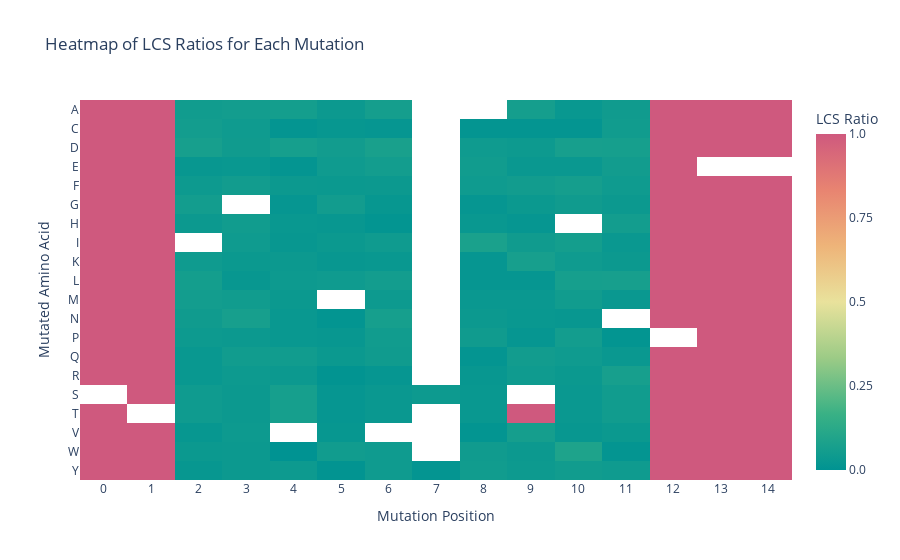

The code cell stored with this chart in its notebook:
### Code cell
import os
import pandas as pd
import re
import plotly.express as px
import numpy as np

lcs_data = []

for file, normalized_score in normalized_lcs.items():
    
    match = re.match(r"mutation_Pos(\d+)_\w+_to_(\w+)\.csv", file)

    if match:
        position = int(match.group(1)) 
        mutated_aa = match.group(2)  

        lcs_data.append([position, mutated_aa, normalized_score])


df_lcs = pd.DataFrame(lcs_data, columns=['Position', 'Mutation', 'LCS_Ratio'])


heatmap_matrix = df_lcs.pivot_table(index='Mutation', columns='Position', values='LCS_Ratio')


fig = px.imshow(
    heatmap_matrix,
    labels={'x': 'Mutation Position', 'y': 'Mutated Amino Acid', 'color': 'LCS Ratio'},
    color_continuous_scale='Temps',
    title="Heatmap of LCS Ratios for Each Mutation",
)

# Format axes
fig.update_layout(
    xaxis=dict(
        tickmode='linear',
        dtick=1  # Show every position
    ),
    yaxis=dict(
        tickmode='linear',
        dtick=1  # Show every position
    ),
    coloraxis_colorbar=dict(
        tickvals=[0, 0.25, 0.5, 0.75, 1],  # Set scale from 0 to 1
        ticktext=["0.0", "0.25", "0.5", "0.75", "1.0"]
    ),
    plot_bgcolor='white'  
)
fig.show()

### Figure 1 — Plotly figure (JSON) as saved in the notebook; plotly's stock layout.template omitted (floating-point values rounded to 4 significant figures; data arrays with more than 128 entries replaced by an {"elided": "..."} marker saying what was removed)
{"data": [{"coloraxis": "coloraxis", "hovertemplate": "Mutation Position: %{x}<br>Mutated Amino Acid: %{y}<br>LCS Ratio: %{z}<extra></extra>", "name": "0", "type": "heatmap", "x": [0, 1, 2, 3, 4, 5, 6, 7, 8, 9, 10, 11, 12, 13, 14], "xaxis": "x", "y": ["A", "C", "D", "E", "F", "G", "H", "I", "K", "L", "M", "N", "P", "Q", "R", "S", "T", "V", "W", "Y"], "yaxis": "y", "z": {"elided": "20x15 float values"}}], "layout": {"coloraxis": {"colorbar": {"ticktext": ["0.0", "0.25", "0.5", "0.75", "1.0"], "tickvals": [0, 0.25, 0.5, 0.75, 1], "title": {"text": "LCS Ratio"}}, "colorscale": [[0, "rgb(0, 147, 146)"], [0.1667, "rgb(57, 177, 133)"], [0.3333, "rgb(156, 203, 134)"], [0.5, "rgb(233, 226, 156)"], [0.6667, "rgb(238, 180, 121)"], [0.8333, "rgb(232, 132, 113)"], [1, "rgb(207, 89, 126)"]]}, "plot_bgcolor": "white", "title": {"text": "Heatmap of LCS Ratios for Each Mutation"}, "xaxis": {"anchor": "y", "constrain": "domain", "domain": [0, 1], "dtick": 1, "scaleanchor": "y", "tickmode": "linear", "title": {"text": "Mutation Position"}}, "yaxis": {"anchor": "x", "autorange": "reversed", "constrain": "domain", "domain": [0, 1], "dtick": 1, "tickmode": "linear", "title": {"text": "Mutated Amino Acid"}}}}
